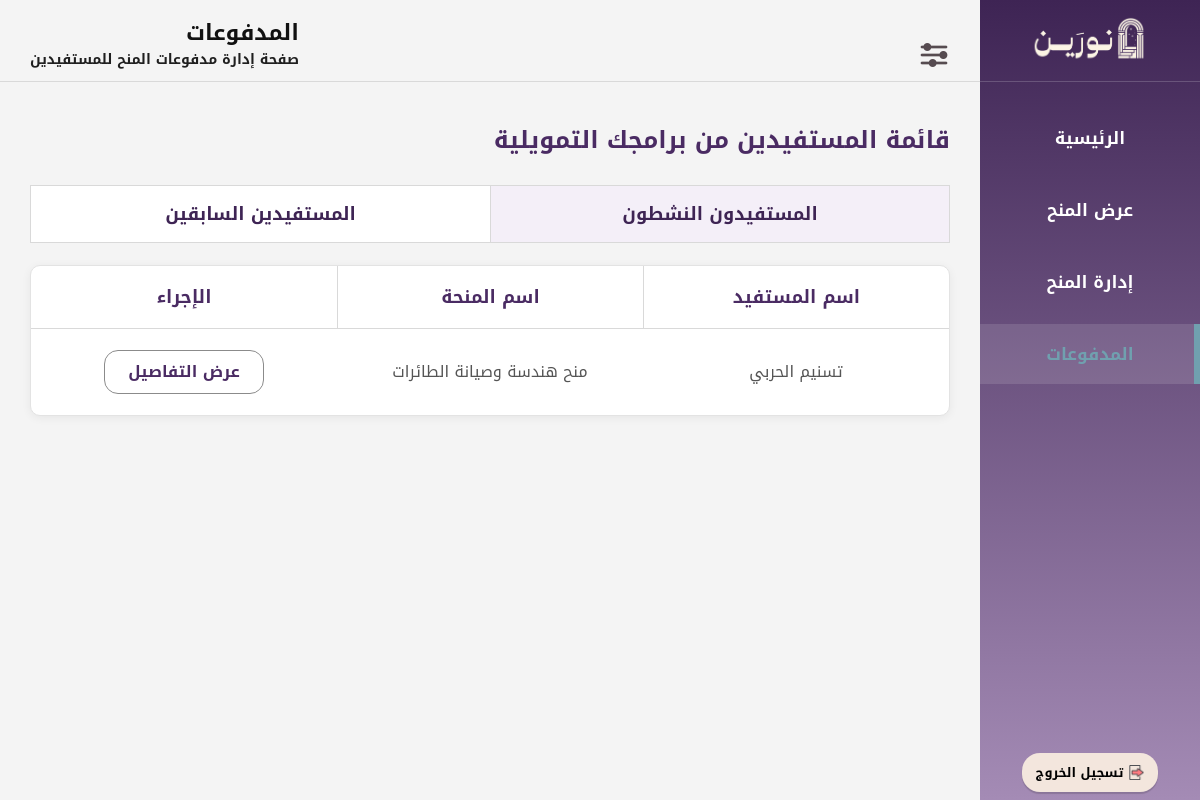
Before: /Inv10_Payments.php (signed in) with the older database file.
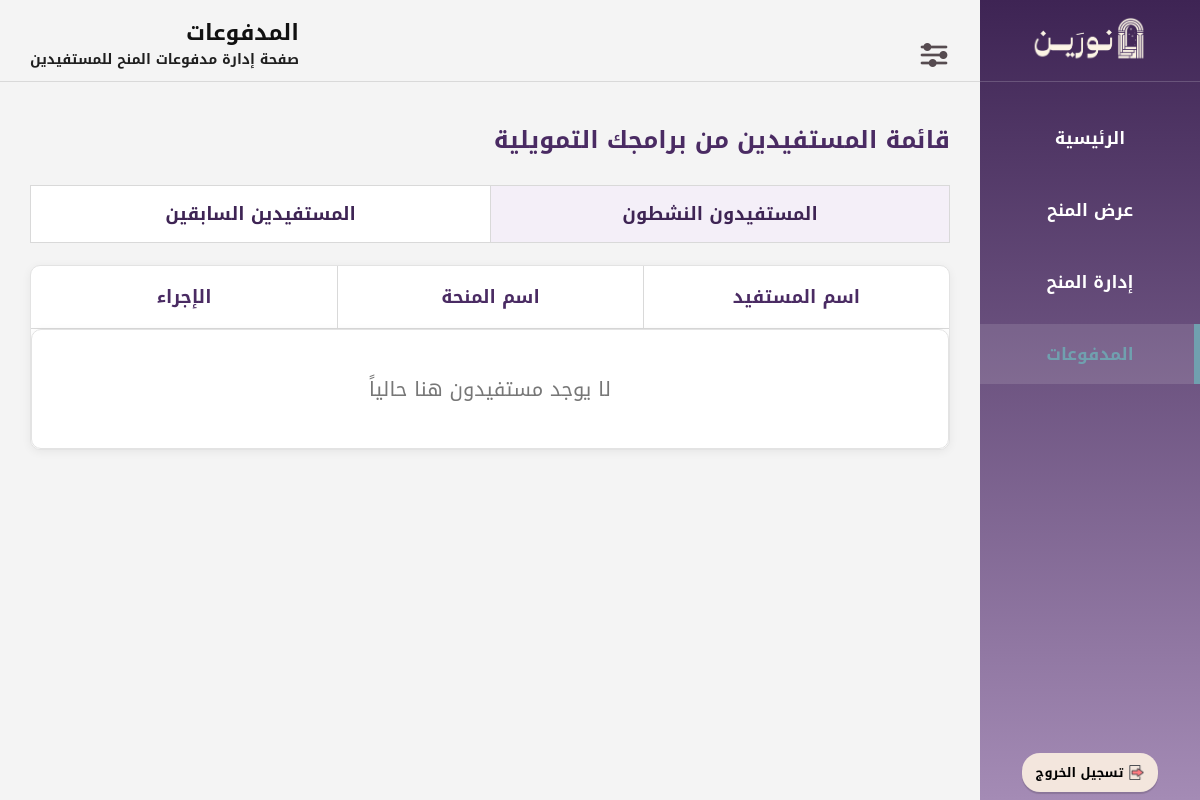
After: the same page with the newer database file.
### tables this page shows
CREATE TABLE IF NOT EXISTS `scholarship_requests` (
  `request_id` int NOT NULL AUTO_INCREMENT,
  `scholarship_id` int NOT NULL,
  `bnf_id` int NOT NULL,
  `Submit_date` date NOT NULL,
  `request_status` enum('مقبول','مرفوض','تحت المراجعة','منتهي','ملغي') NOT NULL DEFAULT 'تحت المراجعة',
  `major_name` varchar(100) NOT NULL,
  `univ_name` varchar(100) NOT NULL,
  PRIMARY KEY (`request_id`),
  KEY `scholarship_id` (`scholarship_id`),
  KEY `bnf_id` (`bnf_id`)
);

CREATE TABLE IF NOT EXISTS `beneficiary` (
  `bnf_id` int NOT NULL AUTO_INCREMENT,
  `email` varchar(100) NOT NULL,
  `f_name` varchar(50) NOT NULL,
  `l_name` varchar(50) NOT NULL,
  `phone_num` varchar(15) NOT NULL,
  `password` varchar(255) NOT NULL,
  `degree_level` enum('ثانوي','بكالوريوس','ماجستير','') NOT NULL,
  `account_status` enum('نشط','محظور') NOT NULL DEFAULT 'نشط',
  `sch_field` varchar(100) NOT NULL,
  PRIMARY KEY (`bnf_id`),
  UNIQUE KEY `email` (`email`)
);

CREATE TABLE IF NOT EXISTS `scholarship_opps` (
  `scholarship_id` int NOT NULL AUTO_INCREMENT,
  `sch_field` enum('تقني وحوسبي','علوم طبيعية','صناعي وتشغيلي','ادراي','قانوني','اجتماعي وانساني','تصميمي','اقتصادي','إعلامي','بيئي','لوجيستي','صحي') NOT NULL,
  `inv_id` int NOT NULL,
  `sch_name` varchar(100) NOT NULL,
  `requirements` text NOT NULL,
  `study_level` enum('بكالوريوس','ماجستير','دكتوراه') NOT NULL,
  `Specializations` text NOT NULL,
  `app_deadline` datetime NOT NULL,
  PRIMARY KEY (`scholarship_id`),
  UNIQUE KEY `scholarship_id` (`scholarship_id`),
  KEY `field_filter` (`sch_field`),
  KEY `inv_id` (`inv_id`)
);

### Inv10_Payments.php (the view, shortened to what the changed rows need)
<?php
$con = mysqli_connect("localhost", "root", "", "noreen");
mysqli_set_charset($con, "utf8mb4");
$inv_id = $_SESSION['inv_id'];
$tab = isset($_GET['tab']) ? $_GET['tab'] : 'active';
$active_sql = "SELECT
                 scholarship_requests.request_id,
                 beneficiary.f_name,
                 beneficiary.l_name,
                 scholarship_opps.sch_name
               FROM scholarship_requests
               INNER JOIN scholarship_opps
                 ON scholarship_requests.scholarship_id = scholarship_opps.scholarship_id
               INNER JOIN beneficiary
                 ON scholarship_requests.bnf_id = beneficiary.bnf_id
               INNER JOIN e_contract
                 ON scholarship_requests.request_id = e_contract.request_id
               WHERE scholarship_opps.inv_id = ?
                 AND scholarship_requests.request_status = 'مقبول'
                 AND e_contract.ctr_status = 'نشط'
               ORDER BY scholarship_requests.request_id DESC";
$active_stmt = mysqli_prepare($con, $active_sql);
mysqli_stmt_bind_param($active_stmt, "i", $inv_id);
mysqli_stmt_execute($active_stmt);
$active_result = mysqli_stmt_get_result($active_stmt);
$active_rows = [];
while ($row = mysqli_fetch_assoc($active_result)) {
    $active_rows[] = $row;
}
$ended_rows = [];
?>
<!DOCTYPE html>
<html lang="ar" dir="rtl">
<head>
<link rel="stylesheet" href="CSS01Layout.css?v=3">
</head>
<body>
<div class="layout">
  <div class="main-content">
    <header class="header">
      <div class="page-heading">
  <h1 class="page-title">المدفوعات</h1>
</div>
    </header>
    <section class="payments-page">
      <?php if ($tab === 'others') { ?>
        <div class="payments-box">
          <div class="table-head">
            <div class="head-cell">اسم المستفيد</div>
            <div class="head-cell">اسم المنحة</div>
            <div class="head-cell">الإجراء</div>
          </div>
          <?php if (count($ended_rows) > 0) { ?>
            <?php foreach ($ended_rows as $row) { ?>
              <div class="table-row">
                <div class="table-cell">
                  <?php echo htmlspecialchars($row['f_name']) . " " . htmlspecialchars($row['l_name']); ?>
                </div>
                <div class="table-cell">
                  <?php echo htmlspecialchars($row['sch_name']); ?>
                </div>
                <div class="table-cell">
                  <div class="details-wrap">
                    <div class="ended-btn">منتهي</div>
                  </div>
                </div>
              </div>
            <?php } ?>
          <?php } else { ?>
            <div class="empty-box">لا يوجد مستفيدون هنا حالياً</div>
          <?php } ?>
        </div>
      <?php } else { ?>
        <div class="payments-box">
          <div class="table-head">
            <div class="head-cell">اسم المستفيد</div>
            <div class="head-cell">اسم المنحة</div>
            <div class="head-cell">الإجراء</div>
          </div>
          <?php if (count($active_rows) > 0) { ?>
            <?php foreach ($active_rows as $row) { ?>
              <div class="table-row">
                <div class="table-cell">
                  <?php echo htmlspecialchars($row['f_name']) . " " . htmlspecialchars($row['l_name']); ?>
                </div>
                <div class="table-cell">
                  <?php echo htmlspecialchars($row['sch_name']); ?>
                </div>
                <div class="table-cell">
                  <div class="details-wrap">
                    <a href="Inv11_PaymentDetails.php?request_id=<?php echo $row['request_id']; ?>" class="details-btn">عرض التفاصيل</a>
                  </div>
                </div>
              </div>
            <?php } ?>
          <?php } else { ?>
            <div class="empty-box">لا يوجد مستفيدون هنا حالياً</div>
          <?php } ?>
        </div>
      <?php } ?>
    </section>
  </div>
</div>
</body>
</html>

Changed rows visible on the page:
no longer on this page (row edited): scholarship_requests: bnf.f_name "تسنيم", bnf.l_name "الحربي", scholarship.sch_name "منح هندسة وصيانة الطائرات"
Other visible differences:
text now shown: "لا يوجد مستفيدون هنا حالياً"
